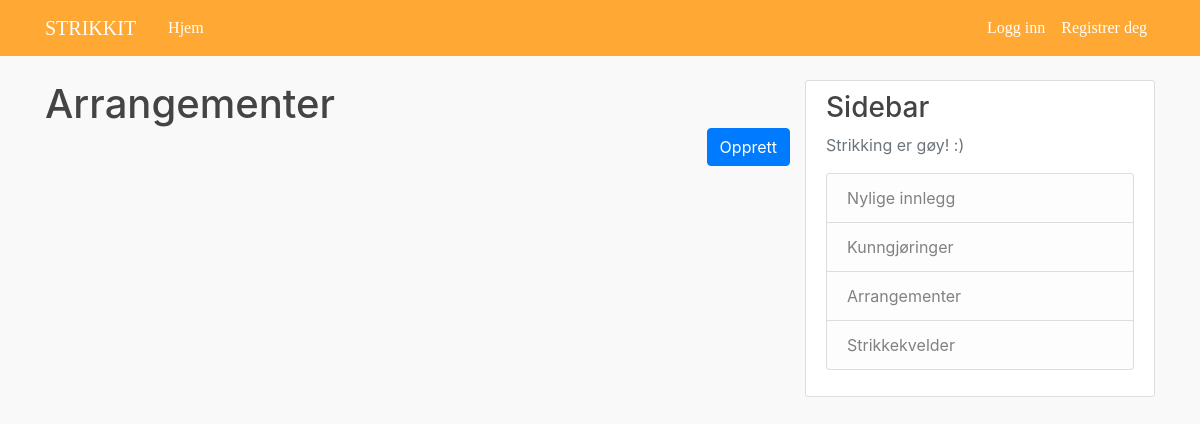
/events/, run on an earlier commit of the app's database.
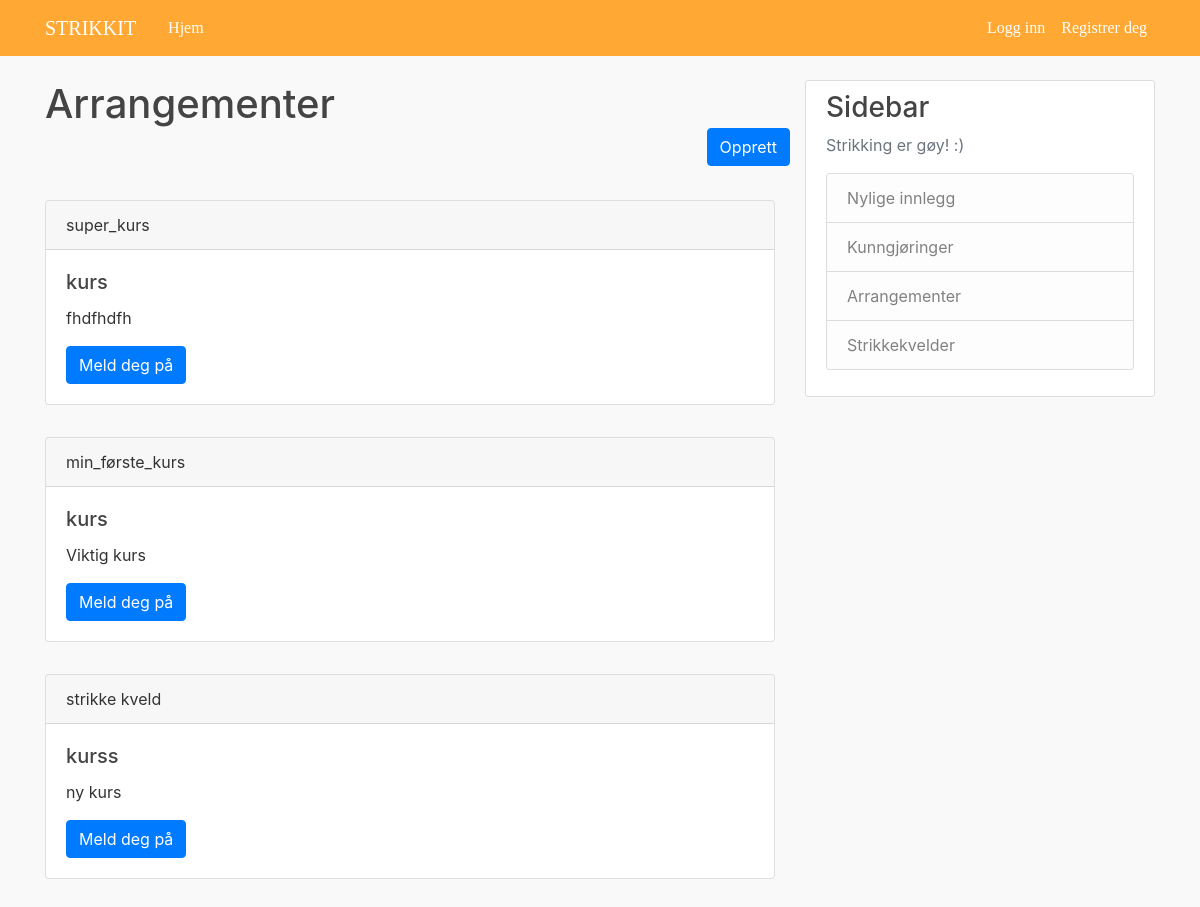
And on a later commit of the database.
### website/models.py (models this page shows, shortened)
class Arrangement(models.Model):
    type = models.CharField(max_length=50)
    title = models.CharField(max_length=50)
    tidspunkt = models.DateTimeField(default=timezone.now)
    innhold = models.TextField()
    forfatter = models.ForeignKey(Bruker, on_delete=models.CASCADE)
    objects = ArrangementManager()
    class Meta:
        verbose_name = ('arrangement')
        verbose_name_plural = ('arrangementer')
    def get_all(self):
        return Arrangement.objects.all()

### website/views.py (the view)
# urls.py: path("events/", views.events, name="events"),
def events(request):
    if request.method == 'POST':
        print("Meld deg på! Request: {} ".format(request.POST.get('arr')))
    contex = {
        'arrangementer': Arrangement.get_all(Arrangement),
        'user' : request.user
    }
    return render(request, "website/events.html", contex)

### website/templates/website/events.html (shortened to what this page needs)
{% extends "website/base.html" %}
{% block content %}
    <div style="display: table">
        <h1 style="margin-bottom: 2rem; display: inline">Arrangementer</h1>
        <form action="/createEvent/">
            <input type="submit" value="Opprett" class="btn btn-primary" style="display: table-cell; position: absolute; right: 0; vertical-align: middle"/>
        </form>
    </div>
    <br><br><br>
    <form method="POST">
        {% for arr in arrangementer  %}
            <div class="card" id="event-card" style="margin-bottom: 2rem;">
                <div class="card-header">
                    {{ arr.type }}
                </div>
                <div class="card-body">
                    <h5 class="card-title">{{ arr.title }}</h5>
                    <p class="card-text">{{arr.innhold}} </p>
                    <input type="submit" value="Meld deg på" class="btn btn-primary"/>
                </div>
            </div>
    </form>
    {% endfor %}
{% endblock content %}

### website/templates/website/base.html (shortened to what this page needs)
{% load static %}
<!DOCTYPE html>
<html>
<head>
    <link rel="stylesheet" href="https://maxcdn.bootstrapcdn.com/bootstrap/4.0.0/css/bootstrap.min.css">
    <link rel="stylesheet" type="text/css" href="{% static 'website/main.css' %}">
</head>
<body>
    <header class="site-header">
  <nav class="navbar navbar-expand-md navbar-dark bg-steel fixed-top">
    <div class="container">
      <a class="navbar-brand mr-4" href="{% url 'home' %}" style="font-family: Montserrat;">STRIKKIT</a>
      <div class="collapse navbar-collapse" id="navbarToggle">
        <div class="navbar-nav mr-auto">
          <a class="nav-item nav-link" href="{% url 'home' %}">Hjem</a>
        </div>
         <div class="navbar-nav">
            {% if user.is_authenticated %}
            <a class="nav-item nav-link" href="{% url 'profile' %}">Min profil</a>
            <a class="nav-item nav-link" href="{% url 'logout' %}">Logg ut</a>
            {% else %}
            <a class="nav-item nav-link" href="{% url 'login' %}">Logg inn</a>
            <a class="nav-item nav-link" href="{% url 'register' %}">Registrer deg</a>
            {% endif %}
          </div>
      </div>
    </div>
  </nav>
</header>
    <main role="main" class="container">
      <div class="row">
        <div class="col-md-8">
          {% block content %}{% endblock %}
        </div>
        <div class="col-md-4">
          <div class="content-section">
            <h3>Sidebar</h3>
            <p class='text-muted'>Strikking er gøy! :)
              <ul class="list-group">
                <li class="list-group-item list-group-item-light">Nylige innlegg</li>
                <li class="list-group-item list-group-item-light">Kunngjøringer</li>
                <li class="list-group-item list-group-item-light">Arrangementer</li>
                <li class="list-group-item list-group-item-light">Strikkekvelder</li>
              </ul>
            </p>
          </div>
        </div>
      </div>
</main>
</body>
</html>

### website/static/website/main.css (style rules this page uses)
body { background: #f9f9f9; color: #333333; margin-top: 5rem; }
h1, h2, h3, h4, h5, h6 { color: #444444; }
ul { margin: 0; }
.bg-steel { background-color: #FFA833; }
.site-header .navbar-nav .nav-link { color: #ffffff; font-family: Montserrat; font-weight: 350; }
.content-section { background: #ffffff; padding: 10px 20px; border: 1px solid #dddddd; border-radius: 3px; margin-bottom: 20px; }

What changed in the data, as far as the page shows it:
added Arrangement: type "super_kurs", title "kurs", innhold "fhdfhdfh"
added Arrangement: type "min_første_kurs", title "kurs", innhold "Viktig kurs"
added Arrangement: type "strikke kveld", title "kurss", innhold "ny kurs"
